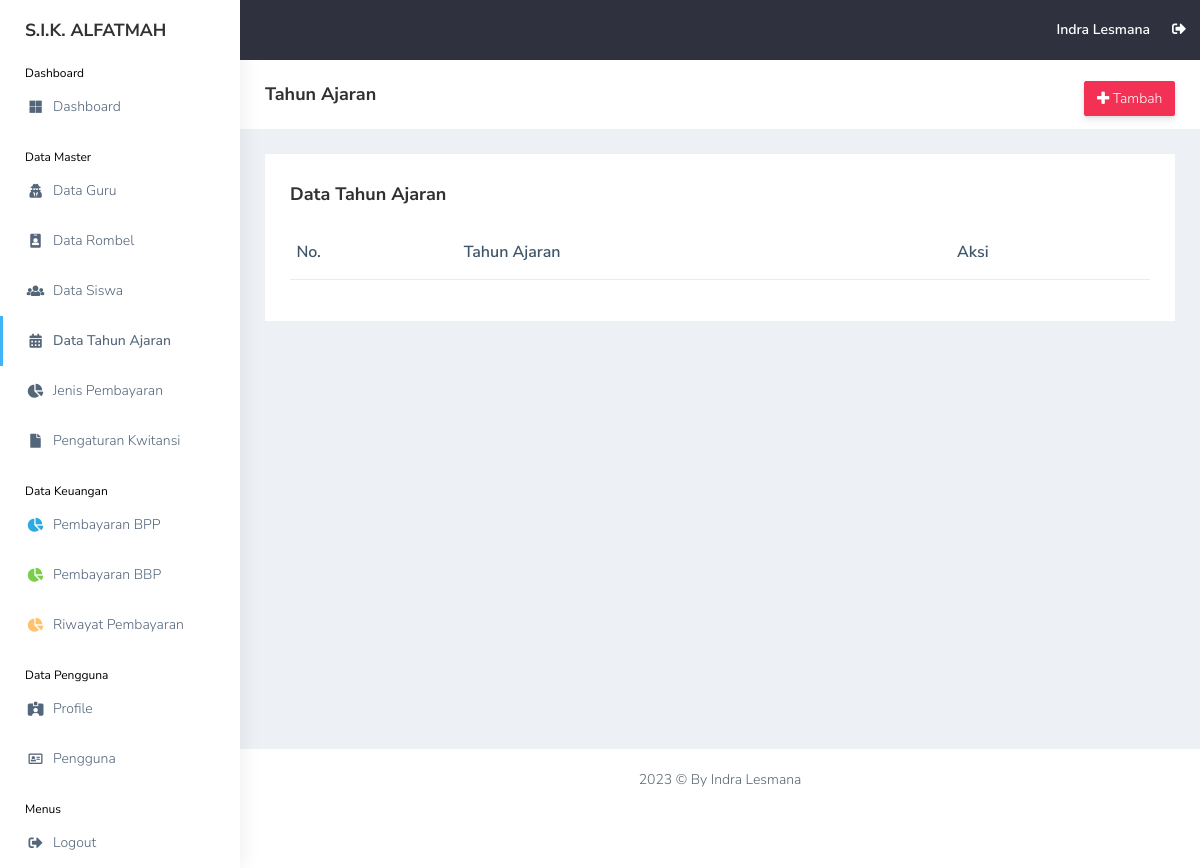
The page /view_master/tahun_ajaran.php (signed in) on the database as committed earlier.
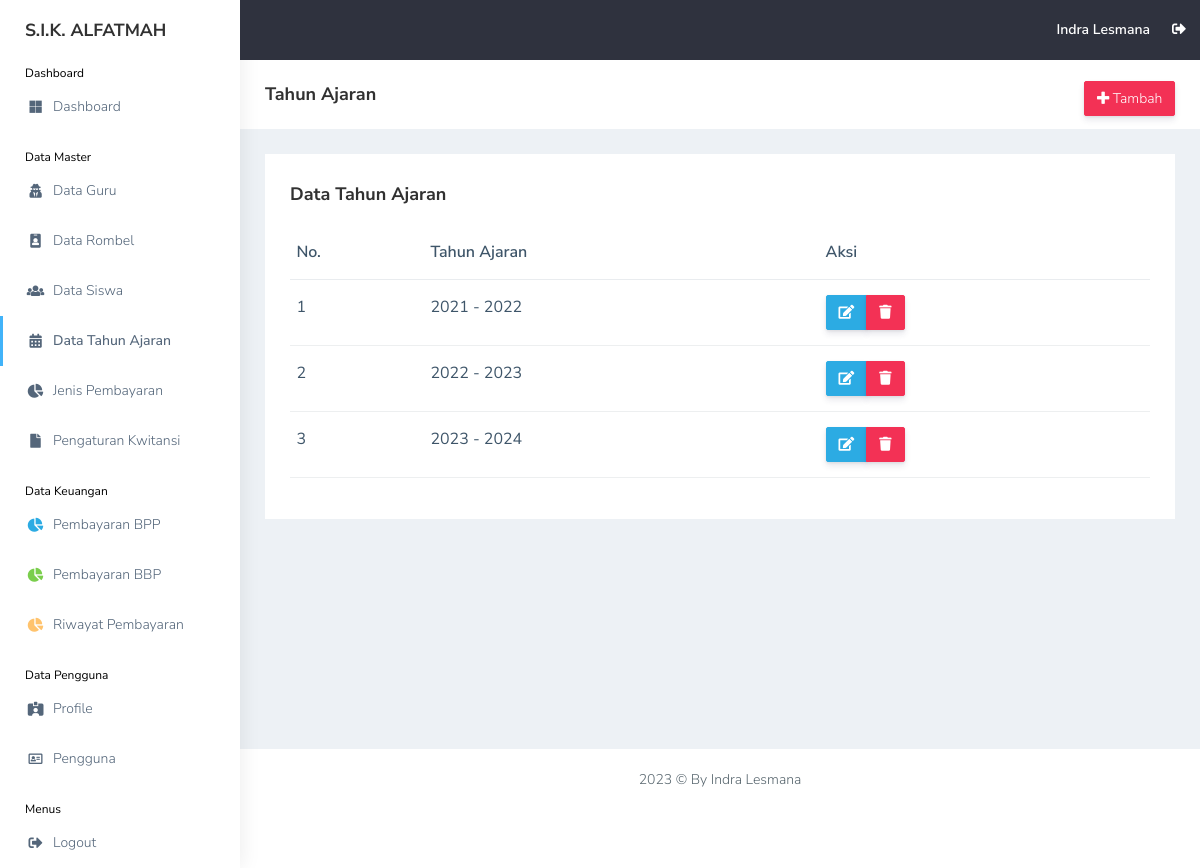
The same page on the database as committed later.
### tables this page shows
CREATE TABLE `users` (
  `id_user` int(11) NOT NULL,
  `nama` varchar(255) NOT NULL,
  `username` varchar(255) NOT NULL,
  `email` varchar(255) NOT NULL,
  `password` varchar(255) NOT NULL,
  `image` varchar(255) NOT NULL,
  `role_id` int(11) NOT NULL,
  `date_created` date NOT NULL,
  `is_active` int(11) NOT NULL
);

CREATE TABLE `tahun_ajaran` (
  `id_tahun_ajaran` int(11) NOT NULL,
  `tahun_ajaran` varchar(50) NOT NULL
);

### functions.php (called while the page is built, shortened)
<?php
$conn = mysqli_connect("localhost", "root", "", "db_sika");
function query($query)
{
    global $conn;
    $result = mysqli_query($conn, $query);
    $rows = [];
    while ($row = mysqli_fetch_assoc($result)) {
        $rows[] = $row;
    }
    return $rows;
}

### view_master/tahun_ajaran.php (the view, shortened to what this page needs)
<?php
include "../templates/header.php";
$tahun_ajaran = query(
    "SELECT * FROM tahun_ajaran"
);
?>
<div class="page-breadcrumb bg-white">
    <div class="row align-items-center">
        <div class="col-lg-3 col-md-4 col-sm-4 col-xs-12">
            <h4 class="page-title">Tahun Ajaran</h4>
        </div>
        <div class="col-lg-9 col-sm-8 col-md-8 col-xs-12">
            <div class="d-md-flex">
                <ol class="breadcrumb ms-auto">
                    <li><a href="tahun_ajaran_add.php"
                            class="btn btn-danger  d-none d-md-block pull-right ms-3 hidden-xs hidden-sm waves-effect waves-light text-white"><i
                                class="fas fa-plus"></i> Tambah</a>
                    </li>
                </ol>
            </div>
        </div>
    </div>
</div>
<div class="container-fluid">
    <div class="row">
        <div class="col-md-12 col-lg-12 col-sm-12">
            <div class="white-box">
                <div class="d-md-flex mb-3">
                    <h3 class="box-title mb-0">Data Tahun Ajaran</h3>
                </div>
                <div class="table-responsive">
                    <table class="table no-wrap">
                        <thead>
                            <tr>
                                <th class="border-top-0">No.</th>
                                <th class="border-top-0">Tahun Ajaran</th>
                                <th class="border-top-0">Aksi</th>
                            </tr>
                        </thead>
                        <tbody>
                            <?php $i = 1; ?>
                            <?php foreach ($tahun_ajaran as $aj): ?>
                                <tr>
                                    <td>
                                        <?= $i; ?>
                                    </td>
                                    <td class="txt-oflo">
                                        <?= $aj["tahun_ajaran"]; ?>
                                    </td>
                                    <td>
                                        <div class="btn-group btn-group-toggle" data-toggle="buttons">
                                            <a href="tahun_ajaran_edit.php?id_tahun_ajaran=<?= $aj["id_tahun_ajaran"] ?>"
                                                class="btn btn-info text-white"><i class="fas fa-edit"></i></a>
                                            <a href="tahun_ajaran_delete.php?id_tahun_ajaran=<?= $aj["id_tahun_ajaran"] ?>"
                                                class="btn btn-danger text-white"
                                                onclick="return confirm('Yakin ingin menghapus <?= $aj['tahun_ajaran']; ?>?');"><i
                                                    class="fas fa-trash"></i></a>
                                        </div>
                                    </td>
                                </tr>
                                <?php $i++; ?>
                            <?php endforeach; ?>
                        </tbody>
                    </table>
                </div>
            </div>
        </div>
    </div>
</div>
<?php
include "../templates/footer.php";
?>

### templates/header.php (shortened to what this page needs)
<?php
require "../functions.php";
$id = $_SESSION['id'];
$user = query(
    "SELECT * FROM users
    INNER JOIN users_role ON users.role_id = users_role.id_role
    WHERE id_user = $id"
)[0];
?>
<!DOCTYPE html>
<html dir="ltr" lang="en">
<head>
    <link href="../assets/plugins/bower_components/chartist/dist/chartist.min.css" rel="stylesheet">
    <link rel="stylesheet"
        href="../assets/plugins/bower_components/chartist-plugin-tooltips/dist/chartist-plugin-tooltip.css">
    <link href="../assets/css/style.min.css" rel="stylesheet">
</head>
<body>
    <div id="main-wrapper" data-layout="vertical" data-navbarbg="skin5" data-sidebartype="full"
        data-sidebar-position="absolute" data-header-position="absolute" data-boxed-layout="full">
        <?php
        include "../templates/topbar.php";
        include "../templates/sidebar.php";
        ?>
        <div class="page-wrapper">

### templates/topbar.php (shortened to what this page needs)
<header class="topbar" data-navbarbg="skin5">
    <nav class="navbar top-navbar navbar-expand-md navbar-dark">
        <div class="navbar-header" data-logobg="skin6">
            <a class="navbar-brand" href="#">
                <b class="logo-text text-dark">
                    S.I.K. ALFATMAH
                </b>
            </a>
        </div>
        <div class="navbar-collapse collapse" id="navbarSupportedContent" data-navbarbg="skin5">
            <ul class="navbar-nav ms-auto d-flex align-items-center">
                <li>
                    <a class="profile-pic" href="../view_pengguna/profile.php"><span class="text-white font-medium">
                            <?= $user["nama"]; ?>
                        </span></a>
                </li>
                <li><a href="../logout.php" class="mr-5 profile-pic"><i class="fas fa-sign-out-alt"
                            onclick="return confirm('Yakin ingin keluar dari aplikasi?');"></i></a></li>
            </ul>
        </div>
    </nav>
</header>

### templates/sidebar.php
<aside class="left-sidebar" data-sidebarbg="skin6">
    <div class="scroll-sidebar">
        <nav class="sidebar-nav">
            <ul id="sidebarnav">
                <li class="sidebar-header d-none d-lg-block">Dashboard</li>
                <li class="sidebar-item">
                    <a class="sidebar-link waves-effect waves-dark sidebar-link" href="../view_admin/dashboard.php"
                        aria-expanded="false">
                        <i class="fab fa-microsoft" aria-hidden="true"></i>
                        <span class="hide-menu">Dashboard</span>
                    </a>
                </li>
                <li class="sidebar-header d-none d-lg-block mt-3">Data Master</li>
                <li class="sidebar-item">
                    <a class="sidebar-link waves-effect waves-dark sidebar-link" href="../view_master/guru.php"
                        aria-expanded="false">
                        <i class="fas fa-user-secret" aria-hidden="true"></i>
                        <span class="hide-menu">Data Guru</span>
                    </a>
                </li>
                <li class="sidebar-item">
                    <a class="sidebar-link waves-effect waves-dark sidebar-link" href="../view_master/rombel.php"
                        aria-expanded="false">
                        <i class=" fas fa-id-badge" aria-hidden="true"></i>
                        <span class="hide-menu">Data Rombel</span>
                    </a>
                </li>
                <li class="sidebar-item">
                    <a class="sidebar-link waves-effect waves-dark sidebar-link" href="../view_master/siswa.php"
                        aria-expanded="false">
                        <i class="fas fa-users" aria-hidden="true"></i>
                        <span class="hide-menu">Data Siswa</span>
                    </a>
                </li>
                <li class="sidebar-item">
                    <a class="sidebar-link waves-effect waves-dark sidebar-link" href="../view_master/tahun_ajaran.php"
                        aria-expanded="false">
                        <i class="fas fa-calendar-alt" aria-hidden="true"></i>
                        <span class="hide-menu">Data Tahun Ajaran</span>
                    </a>
                </li>
                <li class="sidebar-item">
                    <a class="sidebar-link waves-effect waves-dark sidebar-link" href="../view_master/pembayaran.php"
                        aria-expanded="false">
                        <i class="fas fa-chart-pie" aria-hidden="true"></i>
                        <span class="hide-menu">Jenis Pembayaran</span>
                    </a>
                </li>
                <li class="sidebar-item">
                    <a class="sidebar-link waves-effect waves-dark sidebar-link" href="../view_master/kwitansi.php"
                        aria-expanded="false">
                        <i class="fas fa-file" aria-hidden="true"></i>
                        <span class="hide-menu">Pengaturan Kwitansi</span>
                    </a>
                </li>
                <li class="sidebar-header d-none d-lg-block mt-3">Data Keuangan</li>
                <li class="sidebar-item">
                    <a class="sidebar-link waves-effect waves-dark sidebar-link"
                        href="../view_pembayaran/pembayaran.php" aria-expanded="false">
                        <i class="fas fa-chart-pie text-info" aria-hidden="true"></i>
                        <span class="hide-menu">Pembayaran BPP</span>
                    </a>
                </li>
                <li class="sidebar-item">
                    <a class="sidebar-link waves-effect waves-dark sidebar-link"
                        href="../view_pembayaran/pembayaran.php" aria-expanded="false">
                        <i class="fas fa-chart-pie text-success" aria-hidden="true"></i>
                        <span class="hide-menu">Pembayaran BBP</span>
                    </a>
                </li>
                <li class="sidebar-item">
                    <a class="sidebar-link waves-effect waves-dark sidebar-link"
                        href="../view_pembayaran/pembayaran.php" aria-expanded="false">
                        <i class="fas fa-chart-pie text-warning" aria-hidden="true"></i>
                        <span class="hide-menu">Riwayat Pembayaran</span>
                    </a>
                </li>
                <li class="sidebar-header d-none d-lg-block mt-3">Data Pengguna</li>
                <li class="sidebar-item">
                    <a class="sidebar-link waves-effect waves-dark sidebar-link" href="../view_pengguna/profile.php"
                        aria-expanded="false">
                        <i class="fas fa-id-card-alt" aria-hidden="true"></i>
                        <span class="hide-menu">Profile</span>
                    </a>
                </li>
                <li class="sidebar-item">
                    <a class="sidebar-link waves-effect waves-dark sidebar-link" href="../view_pengguna/pengguna.php"
                        aria-expanded="false">
                        <i class="far fa-address-card" aria-hidden="true"></i>
                        <span class="hide-menu">Pengguna</span>
                    </a>
                </li>
                <li class="sidebar-header d-none d-lg-block mt-3">Menus</li>
                <li class="sidebar-item">
                    <a class="sidebar-link waves-effect waves-dark sidebar-link" href="../logout.php"
                        aria-expanded="false" onclick="return confirm('Yakin ingin keluar dari aplikasi?');">
                        <i class="fas fa-sign-out-alt" aria-hidden="true"></i>
                        <span class="hide-menu">Logout</span>
                    </a>
                </li>
            </ul>
        </nav>
    </div>
</aside>

### templates/footer.php (shortened to what this page needs)
<footer class="footer text-center">
    <?= date("Y"); ?> © By Indra Lesmana
</footer>
</div>
</div>
</body>
</html>

### templates/header.php (style rules this page uses)
.sidebar-header { width: 100%; position: relative; padding-left: 25px; color: #000; font-size: 12px; }

Rows that differ between the two databases and show on the page:
added tahun_ajaran: tahun_ajaran "2021 - 2022"
added tahun_ajaran: tahun_ajaran "2022 - 2023"
added tahun_ajaran: tahun_ajaran "2023 - 2024"
